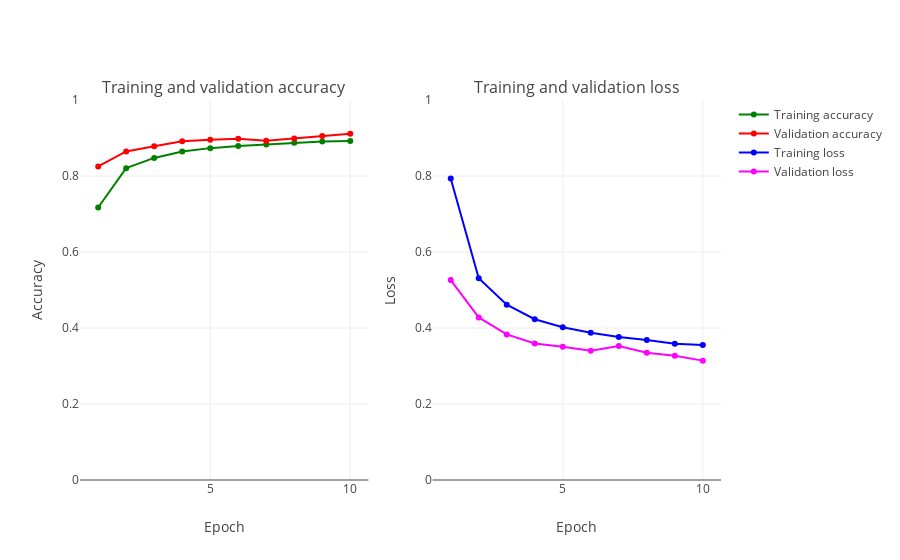

The cell this chart's notebook holds for it:
### Markdown cell above
**Plot model**

### Code cell
init_notebook_mode(connected=True)
hist_fig = plot_accuracy_and_loss(model_hist_dict_edited)

### Figure 1 — Plotly figure (JSON) as saved in the notebook; plotly's stock layout.template omitted (floating-point values rounded to 4 significant figures)
{"data": [{"marker": {"color": "Green"}, "mode": "markers+lines", "name": "Training accuracy", "text": ["1", "2", "3", "4", "5", "6", "7", "8", "9", "10"], "type": "scatter", "uid": "fd174cc0-ddb6-4258-868f-8f8f320b0993", "x": [1, 2, 3, 4, 5, 6, 7, 8, 9, 10], "xaxis": "x", "y": [0.7171, 0.8207, 0.8476, 0.8645, 0.8733, 0.8791, 0.8827, 0.8872, 0.8907, 0.8918], "yaxis": "y"}, {"marker": {"color": "Red"}, "mode": "markers+lines", "name": "Validation accuracy", "text": ["1", "2", "3", "4", "5", "6", "7", "8", "9", "10"], "type": "scatter", "uid": "1c6e51c1-5157-4471-bea1-43f98e8b7676", "x": [1, 2, 3, 4, 5, 6, 7, 8, 9, 10], "xaxis": "x", "y": [0.8252, 0.8647, 0.8784, 0.8917, 0.8954, 0.8983, 0.8929, 0.8986, 0.9051, 0.9113], "yaxis": "y"}, {"marker": {"color": "Blue"}, "mode": "markers+lines", "name": "Training loss", "text": ["1", "2", "3", "4", "5", "6", "7", "8", "9", "10"], "type": "scatter", "uid": "2351922f-d2c8-4b6d-b004-f150204a2f60", "x": [1, 2, 3, 4, 5, 6, 7, 8, 9, 10], "xaxis": "x2", "y": [0.7932, 0.5308, 0.4612, 0.423, 0.402, 0.3875, 0.3764, 0.3686, 0.3585, 0.3555], "yaxis": "y2"}, {"marker": {"color": "Magenta"}, "mode": "markers+lines", "name": "Validation loss", "text": ["1", "2", "3", "4", "5", "6", "7", "8", "9", "10"], "type": "scatter", "uid": "33091f5f-274a-4415-9f96-845bcd6a69d8", "x": [1, 2, 3, 4, 5, 6, 7, 8, 9, 10], "xaxis": "x2", "y": [0.5261, 0.4277, 0.3832, 0.359, 0.3505, 0.34, 0.3524, 0.335, 0.3272, 0.3141], "yaxis": "y2"}], "layout": {"annotations": [{"font": {"size": 16}, "showarrow": false, "text": "Training and validation accuracy", "x": 0.225, "xanchor": "center", "xref": "paper", "y": 1, "yanchor": "bottom", "yref": "paper"}, {"font": {"size": 16}, "showarrow": false, "text": "Training and validation loss", "x": 0.775, "xanchor": "center", "xref": "paper", "y": 1, "yanchor": "bottom", "yref": "paper"}], "xaxis": {"anchor": "y", "domain": [0, 0.45], "title": {"text": "Epoch"}}, "xaxis2": {"anchor": "y2", "domain": [0.55, 1], "title": {"text": "Epoch"}}, "yaxis": {"anchor": "x", "domain": [0, 1], "range": [0, 1], "title": {"text": "Accuracy"}}, "yaxis2": {"anchor": "x2", "domain": [0, 1], "range": [0, 1], "title": {"text": "Loss"}}}}
